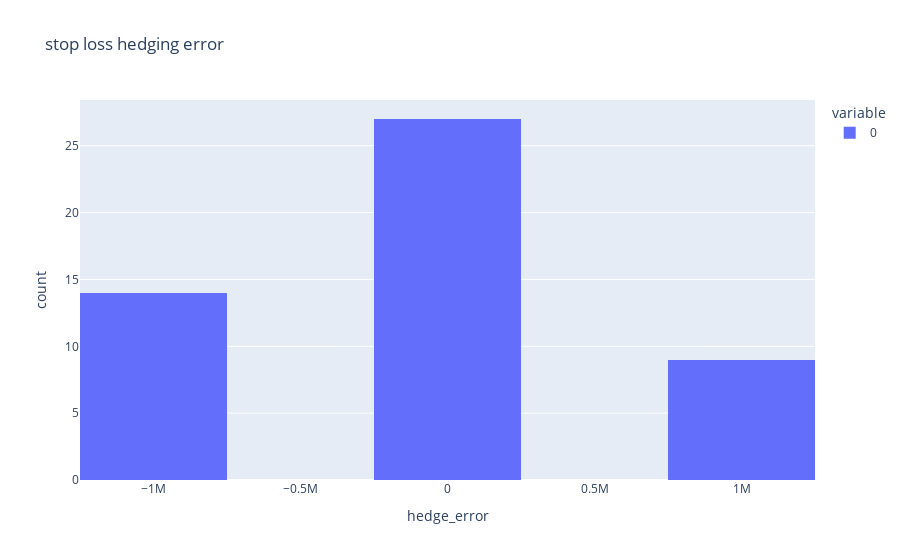

Write notebook code for a chart like this one.
### Code cell
slhedge_err = stoploss_strat[2][0, :]
fig = px.histogram(slhedge_err, title = 'stop loss hedging error',
                  labels={
                      "value": "hedge_error"
                  })

fig.show()

### Figure 1 — Plotly figure (JSON) as saved in the notebook; plotly's stock layout.template omitted (floating-point values rounded to 4 significant figures)
{"data": [{"alignmentgroup": "True", "bingroup": "x", "hovertemplate": "variable=0<br>hedge_error=%{x}<br>count=%{y}<extra></extra>", "legendgroup": "0", "marker": {"color": "#636efa", "pattern": {"shape": ""}}, "name": "0", "offsetgroup": "0", "orientation": "v", "showlegend": true, "type": "histogram", "x": [-400.0, -1004000.0, -1004000.0, -1006000.0, -400.0, -1600.0, -799.9, 997300.0, -4800.0, -1003000.0, -2800.0, 996500.0, 997700.0, 998100.0, -1200.0, -1000000.0, -1003000.0, 999300.0, -1001000.0, 998900.0, -799.9, -1001000.0, -1600.0, -1008000.0, -1002000.0, -1600.0, -6399.0, -5599.0, -1200.0, -5199.0, 998900.0, -5199.0, -5999.0, -5599.0, -799.9, -6399.0, -6399.0, -2000.0, -2800.0, -2800.0, -1000000.0, -1000000.0, -1004000.0, 999700.0, -1000000.0, -1200.0, -1600.0, 994100.0, -3200.0, -799.9], "xaxis": "x", "yaxis": "y"}], "layout": {"autosize": true, "barmode": "relative", "legend": {"title": {"text": "variable"}, "tracegroupgap": 0}, "title": {"text": "stop loss hedging error"}, "xaxis": {"anchor": "y", "autorange": true, "domain": [0, 1], "range": [-1250000, 1250000], "title": {"text": "hedge_error"}, "type": "linear"}, "yaxis": {"anchor": "x", "autorange": true, "domain": [0, 1], "range": [0, 28.42], "title": {"text": "count"}}}}
